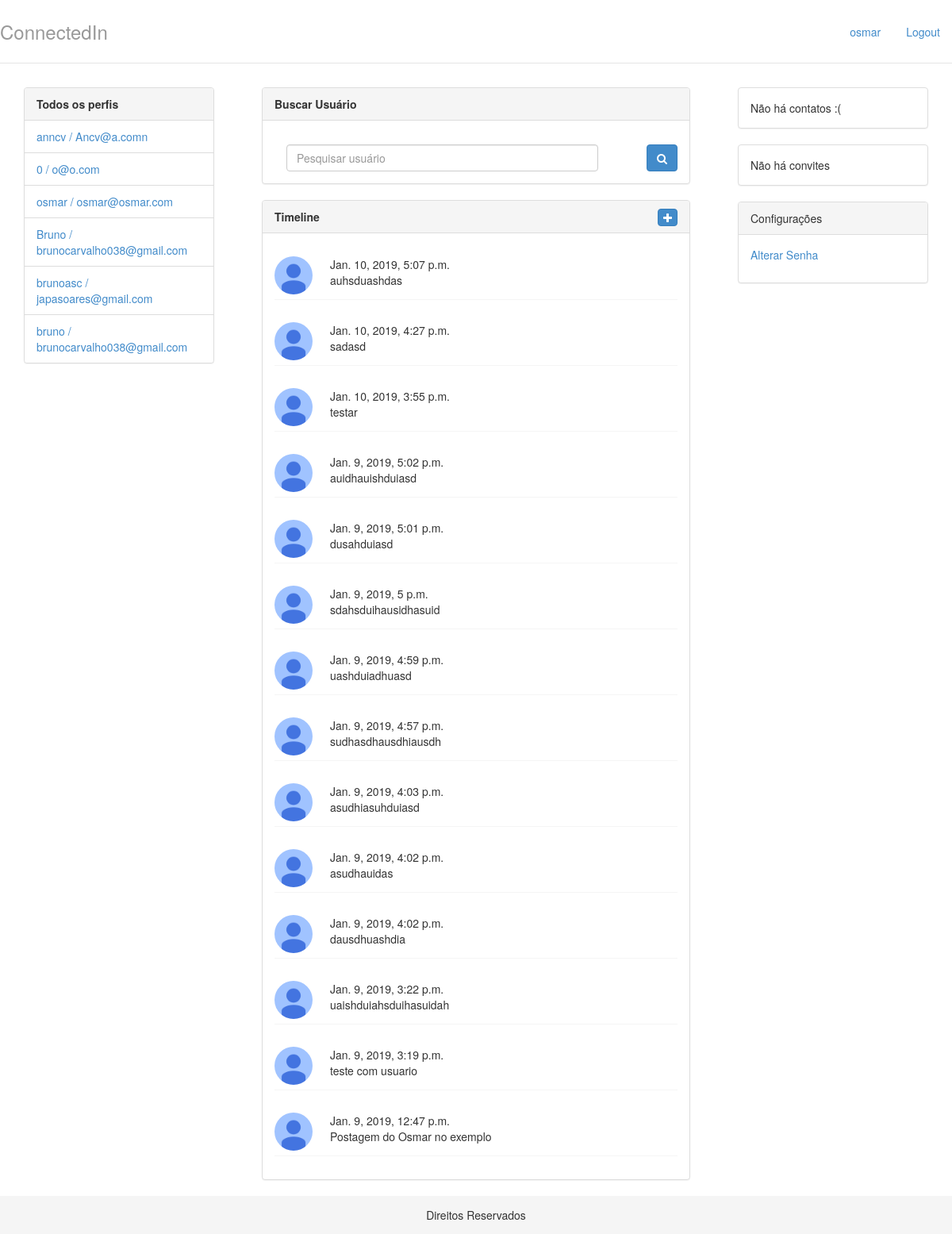
Page / (signed in) on the committed database.
### perfis/models.py (models this page shows, shortened)
class Perfil(models.Model):
    nome = models.CharField(max_length=255, null=False)
    telefone = models.CharField(max_length=20, null= False)
    nome_empresa = models.CharField(max_length=255, null=False)
    contatos = models.ManyToManyField('Perfil')
    usuario = models.OneToOneField(User, related_name="perfil", on_delete=models.CASCADE)
    @property
    def email(self):
        return self.usuario.email

### timeline/models.py (models this page shows, shortened)
class Post(models.Model):
    author = models.ForeignKey('auth.User', null=False, on_delete=models.CASCADE)
    title = models.CharField(max_length=200, null=False)
    text = models.TextField(null=False)
    created_date = models.DateTimeField(
            default=timezone.now)
    published_date = models.DateTimeField(
            blank=True, null=True)

### perfis/views.py (the view)
# urls.py: path('', views.index, name='index'),
@login_required
def index(request):
	posts = Post.objects.all().order_by('-created_date')
	return render(request, 'index.html',{'perfis' : Perfil.objects.all(),
										 'perfil_logado' : get_perfil_logado(request),
										 'posts': posts})

### perfis/views.py (called while the page is built)
def get_perfil_logado(request):
	return Perfil.objects.get(usuario=request.user)

### perfis/templates/index.html (shortened to what this page needs)
{% extends 'base.html' %}
{% load staticfiles %}
{% block body %}
    <aside class="col-md-3">
        <div class="col-lg-12">
        <div class="panel panel-default">
            <div class="panel-heading">
                <strong>Todos os perfis</strong>
            </div>
            {% if perfis %}
            <ul class="list-group">
                {% for perfil in perfis %}
                    <li class="list-group-item">
                        <a href = "{% url 'exibir' perfil.id %}">	{{ perfil.nome }} / {{ perfil.email }}
                        </a>
                    </li>
                {% endfor %}
            {% else %}
                <p>Não há perfis cadastrados</p>
            {% endif %}
            </ul>
        </div>
    </div>
    </aside>
    <div class="col-md-6">
        <div class="col-lg-12">
            <div class="panel panel-default">
                <div class="panel-heading">
                    <strong>Buscar Usuário</strong>
                </div>
                <div class="panel-body">
                   <form class = "form-signin"  method="post"
                    action="{% url 'pesquisar' %}">
                       <div class="form-group">
                            <div class="col-sm-10">
                                <input name="nome" id="nome_id" required="required" class="form-control" placeholder="Pesquisar usuário">
                            </div>
                            <button class="btn btn-primary pull-right" type="submit"><i class="fa fa-search"></i> </button>
                       </div>
                    </form>
                </div>
            </div>
        </div>
        <div class="col-lg-12">
            <div class="panel panel-default">
                <div class="panel-heading"> <strong>Timeline</strong><button id="modal" class="btn btn-primary pull-right" type="button" style="padding: 0 6px;"><i class="fa fa-plus"></i></button></div>
                <div class="panel-body">
                    {% for post in posts %}
                    <div class="post">
                        <img class="avatar js-action-profile-avatar" src="{% static 'img/photo.jpg' %}" alt="">
                            <div class="content" style="margin-left:5em">
                                <div class="info_perfil">
                                    <span>{{ post.created_date}}</span>
                                </div>
                                <div class="info_post">
                                    <span>{{post.text}}</span>
                                </div>
                            </div>
                    </div>
                    {% endfor %}
                </div>
            </div>
    </div></div>
    <aside class="col-md-3">
        <div class="col-lg-12">
        <div class="panel panel-default">
            {% with total=perfil_logado.contatos.count %}
                {% if total %}
                    <div class="panel-heading">
                        <strong> {{ total }}
                            Contato{{ total|pluralize }}
                        </strong>
                    </div>
                    <ul class="list-group">
                        {% for perfil in perfil_logado.contatos.all %}
                            <li class = "list-group-item">
                                <a href = "{% url 'exibir' perfil.id %}">
                                    {{ perfil }}
                                </a>
                                <a class="btn btn-warning" href = "{% url 'desfazer' perfil.id %}">Desfazer amizade</a>
                            </li>
                        {% endfor %}
                    </ul>
                {% else %}
                    <div class="panel-body">
                        Não há contatos :(
                    </div>
                {% endif %}
            {% endwith %}
        </div>
    </div>
    <div class="col-lg-12">
        <div class="panel panel-default">
            {% with total=perfil_logado.convites_recebidos.count %}
                {% if total %}
                    <div class="panel-heading">
                        <strong> {{ total }}
                        Convite{{ total|pluralize }} aguardando aprovação</strong>
                    </div>
                    <ul class="list-group">
                        {% for convite in perfil_logado.convites_recebidos.all %}
                            <li class = "list-group-item">
                               <ul class = "list-inline">
                                    <li class = "list-inline-item" style="padding:0.6em">
                                        <a href = "{% url 'exibir' convite.solicitante.id %}">
                                            {{convite.solicitante.nome}}
                                        </a>
                                    </li>
                                    <li class = "list-inline-item pull-right">
                                        <a class="btn btn-danger" href="{% url 'recusar' convite.id %}">recusar</a>
                                    </li>
                                    <li class = "list-inline-item pull-right">
                                        <a class="btn btn-success" href = "{% url 'aceitar' convite.id %}">aceitar</a>
                                    </li>
                                </ul>
                            </li>
                        {% endfor %}
                    </ul>
                {% else %}
                    <div class="panel-body">
                        Não há convites
                    </div>
                {% endif %}
            {% endwith %}
        </div>
    </div>
        <div class="col-lg-12">
            <div class="panel panel-default">
                <div class="panel-heading"> Configurações</div>
                <div class="panel-body">
                    <p><a href = "{% url 'mudar_senha' %}">Alterar Senha</a></p>
                </div>
            </div>
        </div>
    </aside>
{% endblock %}

### perfis/templates/base.html (shortened to what this page needs)
{% load staticfiles %}
<!DOCTYPE html>
<html lang = "pt-br">
	<head>
		<link rel="stylesheet"
			 href="{% static 'styles/bootstrap.css' %}">
		<link rel="stylesheet"
			 href="{% static 'styles/main.css' %}">
        <link rel="stylesheet"
			 href="{% static 'styles/font-awesome.min.css' %}">
	</head>
	<body>
	<div class = "header">
		<ul class = "nav nav-pills pull-right">
			<li><a href = "{% url 'index' %}">{{ perfil_logado.nome }}</a></li>
			<li><a href = "/logout/">Logout</a></li>
		</ul>
		<h3 class = "text-muted">ConnectedIn</h3>
	</div>
	<div class="col-lg-12 col-md-12 col-sm-12">
        <div class="row">
            {% block body%}
            {% endblock %}
        </div>
    </div>
    <footer style="background-color: #f5f5f5; padding:1em; color:#333">
        <p class="text-center" style="margin:0">Direitos Reservados</p>
    </footer>
	</body>
</html>

### perfis/static/styles/main.css (style rules this page uses)
.avatar { width: 48px; height: 48px; border-radius: 50%; -moz-force-broken-image-icon: 1; float:left; }
.post { padding: 1em 0; border-bottom: 1px #f5f5f5 solid; margin-bottom: 1em; }
body { padding-top: 20px; padding-bottom: 0px; }
.header, .content, .footer { padding-left: 15px; padding-right: 15px; }
.header { border-bottom: 1px solid #e5e5e5; }
.header h3 { margin-top: 0; margin-bottom: 0; line-height: 40px; padding-bottom: 19px; }
@media screen and (min-width: 768px) { .header, .content, .footer { padding-left: 0; padding-right: 0; } }
@media screen and (min-width: 768px) { .header { margin-bottom: 30px; } }

### rows in the picture
Perfil: nome "osmar", email "osmar@osmar.com"
Perfil: nome "anncv", email "Ancv@a.comn"
Perfil: nome "0", email "o@o.com"
Perfil: nome "Bruno", email "brunocarvalho038@gmail.com"
Perfil: nome "brunoasc", email "japasoares@gmail.com"
Perfil: nome "bruno", email "brunocarvalho038@gmail.com"
Post: created_date "Jan. 10, 2019, 5:07 p.m.", text "auhsduashdas"
Post: created_date "Jan. 10, 2019, 4:27 p.m.", text "sadasd"
Post: created_date "Jan. 10, 2019, 3:55 p.m.", text "testar"
Post: created_date "Jan. 9, 2019, 5:02 p.m.", text "auidhauishduiasd"
Post: created_date "Jan. 9, 2019, 5:01 p.m.", text "dusahduiasd"
Post: created_date "Jan. 9, 2019, 5 p.m.", text "sdahsduihausidhasuid"
Post: created_date "Jan. 9, 2019, 4:59 p.m.", text "uashduiadhuasd"
Post: created_date "Jan. 9, 2019, 4:57 p.m.", text "sudhasdhausdhiausdh"
Post: created_date "Jan. 9, 2019, 4:03 p.m.", text "asudhiasuhduiasd"
Post: created_date "Jan. 9, 2019, 4:02 p.m.", text "asudhauidas"
Post: created_date "Jan. 9, 2019, 4:02 p.m.", text "dausdhuashdia"
Post: created_date "Jan. 9, 2019, 3:22 p.m.", text "uaishduiahsduihasuidah"
Post: created_date "Jan. 9, 2019, 3:19 p.m.", text "teste com usuario"
Post: created_date "Jan. 9, 2019, 12:47 p.m.", text "Postagem do Osmar no exemplo"
